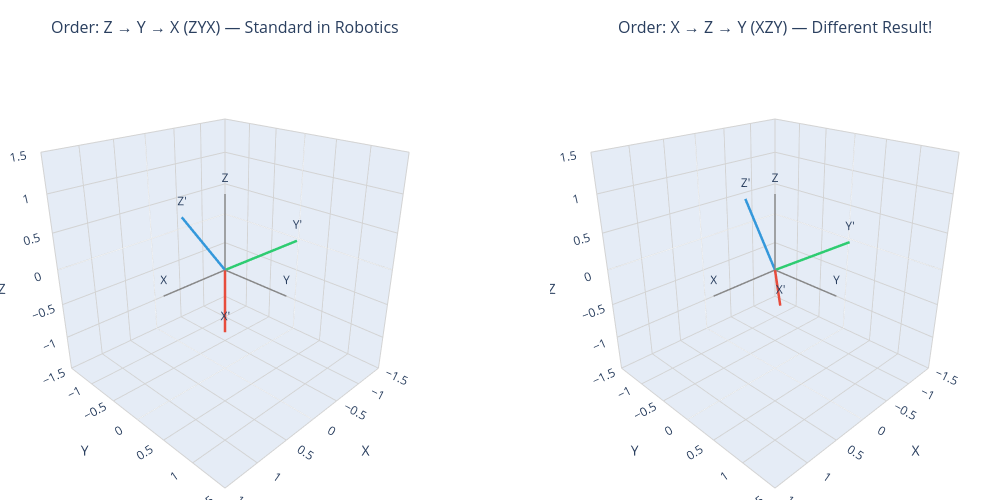

Notebook code cell kept with this figure:
### Markdown cell above
### 1.5 회전 순서의 중요성

오일러 각도는 **회전 순서**에 따라 결과가 달라집니다.
로봇 공학에서는 보통 **Z-Y-X** 순서를 사용합니다.

> 왜 순서가 중요할까요?
>
> 행렬 곱셈은 **교환법칙이 성립하지 않습니다** ($AB \neq BA$).
> 즉, X축 먼저 돌리고 Z축을 돌리는 것과,
> Z축 먼저 돌리고 X축을 돌리는 것은 **완전히 다른 결과**를 냅니다.

### Code cell
# 회전 순서 비교: ZYX vs XZY — Plotly 3D 시각화
roll = np.deg2rad(30)
pitch = np.deg2rad(20)
yaw = np.deg2rad(45)

R_zyx = rot_z(yaw) @ rot_y(pitch) @ rot_x(roll)   # 일반적인 순서
R_xzy = rot_x(roll) @ rot_z(yaw) @ rot_y(pitch)   # 다른 순서

fig = make_dual_rotation_figure(
    R_zyx, R_xzy,
    "Order: Z → Y → X (ZYX) — Standard in Robotics",
    "Order: X → Z → Y (XZY) — Different Result!"
)
fig.show()

print("같은 각도(30, 20, 45)라도 순서가 다르면 전혀 다른 방향을 가리킵니다.")

### Figure 1 — Plotly figure (JSON) as saved in the notebook; plotly's stock layout.template omitted (floating-point values rounded to 4 significant figures)
{"data": [{"line": {"color": "#888888", "width": 3}, "mode": "lines+text", "scene": "scene", "showlegend": false, "text": ["", "X"], "textposition": "top center", "type": "scatter3d", "x": [0, 1], "y": [0, 0], "z": [0, 0]}, {"line": {"color": "#888888", "width": 3}, "mode": "lines+text", "scene": "scene", "showlegend": false, "text": ["", "Y"], "textposition": "top center", "type": "scatter3d", "x": [0, 0], "y": [0, 1], "z": [0, 0]}, {"line": {"color": "#888888", "width": 3}, "mode": "lines+text", "scene": "scene", "showlegend": false, "text": ["", "Z"], "textposition": "top center", "type": "scatter3d", "x": [0, 0], "y": [0, 0], "z": [0, 1]}, {"line": {"color": "#e74c3c", "width": 5}, "mode": "lines+text", "scene": "scene", "showlegend": false, "text": ["", "X'"], "textposition": "top center", "type": "scatter3d", "x": [0, 0.6645], "y": [0, 0.6645], "z": [0, -0.342]}, {"line": {"color": "#2ecc71", "width": 5}, "mode": "lines+text", "scene": "scene", "showlegend": false, "text": ["", "Y'"], "textposition": "top center", "type": "scatter3d", "x": [0, -0.4915], "y": [0, 0.7333], "z": [0, 0.4698]}, {"line": {"color": "#3498db", "width": 5}, "mode": "lines+text", "scene": "scene", "showlegend": false, "text": ["", "Z'"], "textposition": "top center", "type": "scatter3d", "x": [0, 0.563], "y": [0, -0.1441], "z": [0, 0.8138]}, {"line": {"color": "#888888", "width": 3}, "mode": "lines+text", "scene": "scene2", "showlegend": false, "text": ["", "X"], "textposition": "top center", "type": "scatter3d", "x": [0, 1], "y": [0, 0], "z": [0, 0]}, {"line": {"color": "#888888", "width": 3}, "mode": "lines+text", "scene": "scene2", "showlegend": false, "text": ["", "Y"], "textposition": "top center", "type": "scatter3d", "x": [0, 0], "y": [0, 1], "z": [0, 0]}, {"line": {"color": "#888888", "width": 3}, "mode": "lines+text", "scene": "scene2", "showlegend": false, "text": ["", "Z"], "textposition": "top center", "type": "scatter3d", "x": [0, 0], "y": [0, 0], "z": [0, 1]}, {"line": {"color": "#e74c3c", "width": 5}, "mode": "lines+text", "scene": "scene2", "showlegend": false, "text": ["", "X'"], "textposition": "top center", "type": "scatter3d", "x": [0, 0.6645], "y": [0, 0.7465], "z": [0, 0.03603]}, {"line": {"color": "#2ecc71", "width": 5}, "mode": "lines+text", "scene": "scene2", "showlegend": false, "text": ["", "Y'"], "textposition": "top center", "type": "scatter3d", "x": [0, -0.7071], "y": [0, 0.6124], "z": [0, 0.3536]}, {"line": {"color": "#3498db", "width": 5}, "mode": "lines+text", "scene": "scene2", "showlegend": false, "text": ["", "Z'"], "textposition": "top center", "type": "scatter3d", "x": [0, 0.2418], "y": [0, -0.2604], "z": [0, 0.9347]}], "layout": {"annotations": [{"font": {"size": 16}, "showarrow": false, "text": "Order: Z → Y → X (ZYX) — Standard in Robotics", "x": 0.225, "xanchor": "center", "xref": "paper", "y": 1, "yanchor": "bottom", "yref": "paper"}, {"font": {"size": 16}, "showarrow": false, "text": "Order: X → Z → Y (XZY) — Different Result!", "x": 0.775, "xanchor": "center", "xref": "paper", "y": 1, "yanchor": "bottom", "yref": "paper"}], "height": 500, "margin": {"b": 0, "l": 0, "r": 0, "t": 40}, "scene": {"aspectmode": "cube", "camera": {"eye": {"x": 1.5, "y": 1.5, "z": 1}}, "domain": {"x": [0, 0.45], "y": [0, 1]}, "xaxis": {"gridcolor": "lightgray", "range": [-1.5, 1.5], "title": {"text": "X"}}, "yaxis": {"gridcolor": "lightgray", "range": [-1.5, 1.5], "title": {"text": "Y"}}, "zaxis": {"gridcolor": "lightgray", "range": [-1.5, 1.5], "title": {"text": "Z"}}}, "scene2": {"aspectmode": "cube", "camera": {"eye": {"x": 1.5, "y": 1.5, "z": 1}}, "domain": {"x": [0.55, 1], "y": [0, 1]}, "xaxis": {"gridcolor": "lightgray", "range": [-1.5, 1.5], "title": {"text": "X"}}, "yaxis": {"gridcolor": "lightgray", "range": [-1.5, 1.5], "title": {"text": "Y"}}, "zaxis": {"gridcolor": "lightgray", "range": [-1.5, 1.5], "title": {"text": "Z"}}}, "width": 1000}}
